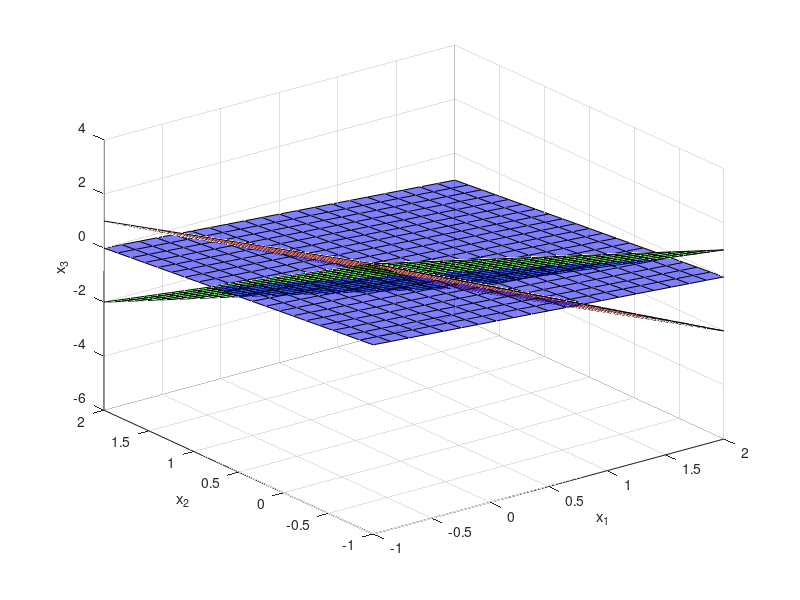

MATLAB code to generate this figure:
close all

X=linspace(-1,2,21);
Y=X;
[x,y] = meshgrid(X,Y);

% first plane (in red)
z = 1-2*x-y;
CO1(:,:,1) = ones(21); %  red
% CO1(:,:,1) = ones(21).*linspace(0.8,1,21); % reddish
CO1(:,:,2) = zeros(21); %  green
CO1(:,:,3) = zeros(21); %  blue
surf(x,y,z,CO1,'FaceAlpha',0.5)    %  EdgeColor = 'none'
hold on

% second plane (in green)
z=1-x-2*y;
CO2(:,:,1) = zeros(21); % red
CO2(:,:,2) = ones(21); % green
CO2(:,:,3) = zeros(21); % blue
surf(x,y,z,CO2,'FaceAlpha',0.5)

% third plane (in (blue)
z=(1-x-y)/3;
CO3(:,:,1) = zeros(21); %  red
CO3(:,:,2) = zeros(21); %  gree
CO3(:,:,3) = ones(21); % blue
surf(x,y,z,CO3,'FaceAlpha',0.5)

xlabel('x_1')
ylabel('x_2')
zlabel('x_3')
% text(-0.5,2,-3,'x_1 + 2 x_2 + x_3 = 1')
% text(-1,1.1,3,'2 x_1 + x_2 + x_3 = 1')
% text(-0.75,2,-0.5,'x_1 + x_2 + 3 x_3 = 1')
